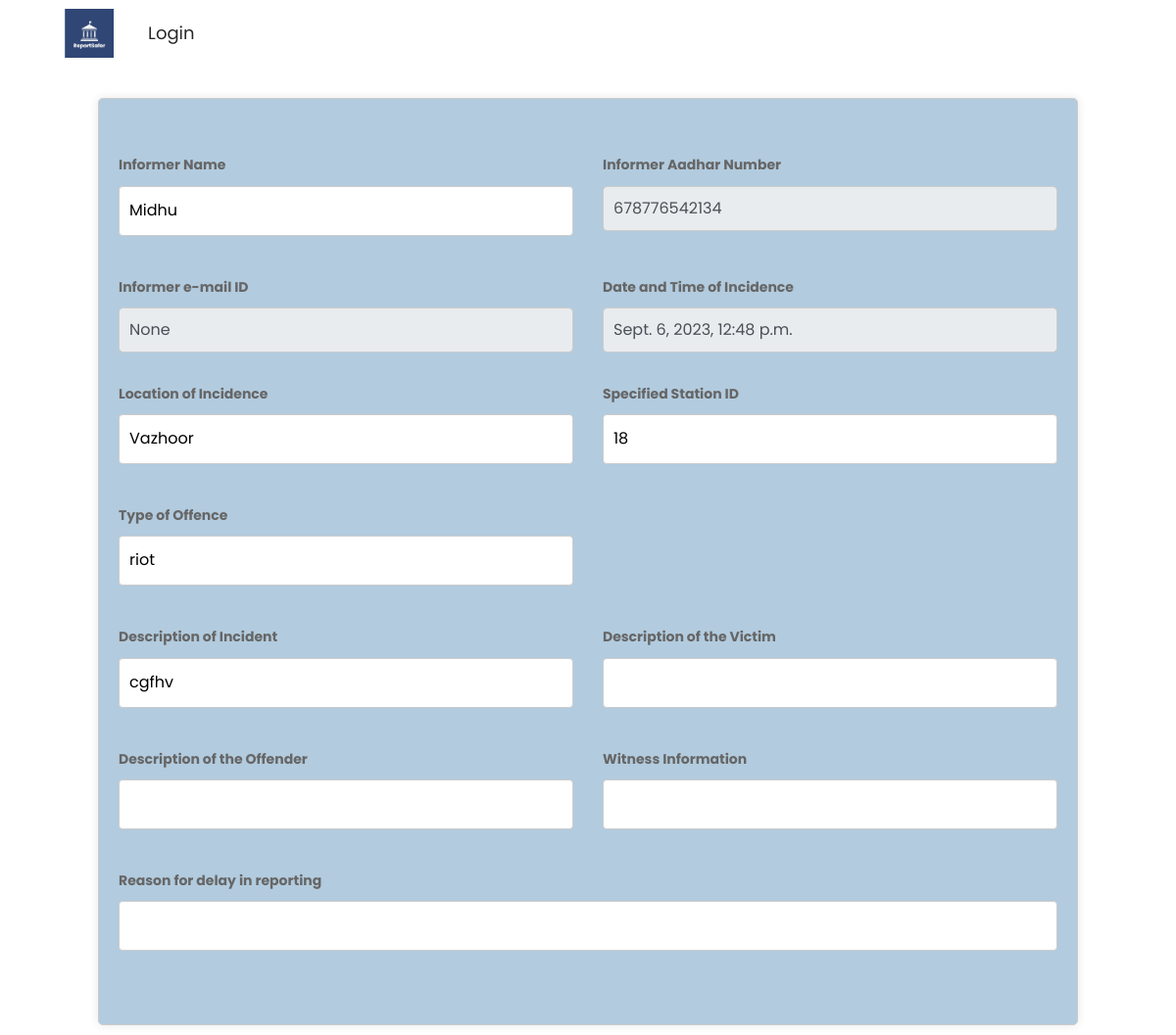
The page /view_public/1/ on the database its author committed.
### crimeapp/models.py (models this page shows, shortened)
class PublicReport(models.Model):
    info_name = models.CharField(max_length=100)
    mail = models.EmailField(null=True,blank=True)
    reporter_location = models.CharField(max_length=100)
    spec_location = models.ForeignKey(SpecLoc, on_delete=models.SET_NULL, null=True, blank=True)
    offen_type = models.CharField(max_length=100,null=True,blank=True)
    datetime = models.DateTimeField(null=True,blank=True)
    aadhno=models.CharField(max_length=12, default='')
    description = models.TextField()
    victimDescription = models.TextField(null=True,blank=True)
    witnessInformation = models.TextField(null=True,blank=True)
    offenderDescription = models.TextField(null=True,blank=True)
    delay = models.TextField(null=True,blank=True)
    list_user=models.ForeignKey(CustomUser,on_delete=models.CASCADE,null=True,blank=True)
    STATUS_CHOICES = (
        ('Reported', 'Reported'),
        ('Preliminary Investigation', 'Preliminary Investigation'),
        ('Inquiry and Investigation', 'Inquiry and Investigation'),
        ('Arrest and Detention', 'Arrest and Detention'),
        ('Case Closed', 'Case Closed'),
    )
    status = models.CharField(max_length=100, choices=STATUS_CHOICES, default='Reported')

### crimeapp/views.py (the view)
# urls.py: path('view_public/<int:crime_id>/', views.view_public, name='view_public'),
def view_public(request,crime_id):
    try:
        task=PublicReport.objects.get(id=crime_id)
        form=PublicForm(request.POST or None,instance=task)
        return render(request,'view_public.html',{'form':form})
    except PublicReport.DoesNotExist:
        task=PublicReport.objects.get(id=crime_id)
        form=PublicForm(request.POST or None,instance=task)
        return render(request,'view_public.html',{'form':form})

### crimeapp/forms.py
class PublicForm(forms.ModelForm):
    class Meta:
        model = PublicReport
        fields = '__all__'
        exclude = ['status']

### templates/view_public.html (shortened to what this page needs)
{% load static %}
<!DOCTYPE html>
<html lang="en">
   <head>
      <link rel="stylesheet" type="text/css" href="{% static 'css/bootstrap.min.css' %}">
      <link rel="stylesheet" type="text/css" href="{% static 'css/style.css' %}">
      <link rel="stylesheet" href="{% static 'css/responsive.css' %}">
      <link rel="stylesheet" href="{% static 'css/jquery.mCustomScrollbar.min.css' %}">
      <link rel="stylesheet" href="https://netdna.bootstrapcdn.com/font-awesome/4.0.3/css/font-awesome.css">
      <link href="https://cdnjs.cloudflare.com/ajax/libs/owl-carousel/1.3.3/owl.carousel.css" rel="stylesheet" />
   </head>
   <body style='font-family:Poppins,sans-serif;'>
      <div class="header_section">
         <div class="container-fluid">
            <nav class="navbar navbar-expand-lg navbar-light bg-light fixed-top-navbar">
               <a class="logo" href="{% url 'law_index' %}"><img style="width:50px; margin-left:50px;" src="{% static 'images/logo2.jpg' %}"></a>
               <div class="collapse navbar-collapse" id="navbarSupportedContent">
                  <ul class="navbar-nav mr-auto">
                     {% if user.is_authenticated %}
                     <li class="nav-item active">
                        <a class="nav-link" href="{% url 'index' %}">Home</a>
                     </li>
                     {% comment %} <li class="nav-item">
                        <a class="nav-link" href="{% url 'about' %}">About Us</a>
                     </li>
                     <li class="nav-item">
                        <a class="nav-link" href="{% url 'general' %}">General Information</a>
                     </li> {% endcomment %}
                     <li class="nav-item">
                        <a class="nav-link" href="{% url 'laws' %}">Laws</a>
                     </li>
                     <li class="nav-item">
                      <a class="nav-link" href="{% url 'gallery' %}">Gallery</a>
                      </li>
                     <li class="nav-item">
                        <a class="nav-link" href="{% url 'contact' %}">Contacts</a>
                     </li>
                     <div class="navbar-nav ml-auto">
                        <div class="nav-item dropdown">
                            <a href="#" class="nav-link dropdown-toggle" data-toggle="dropdown">Your Activity</a>
                            <div class="dropdown-menu">
                                <a href="{% url 'law_update_status' %}" class="dropdown-item">Manage Crime Status</a>
                            </div>
                        </div>
                    </div>
                     <li class="nav-item">
                     <a class="nav-link" href="{% url 'logout' %}">Logout</a><br>
                     </li>
                     <li class="nav-item">
                        <a class="nav-link" ><img style="width:30px;height:40px;" src= {% static "images/user.jpg" %}> {{ user.name }}</a>
                     {% else %}
                     <li class="nav-item">
                        <a class="nav-link" href="http://127.0.0.1:8000/law_login">Login</a>
                     </li>
                     {% endif %}
                  </ul>
               </div>
            </nav>
         </div>
      </div>
<form id="reportform" method="post" >
    <br>
    <div class="row">
        <div class="col-md-6">
            <div class="form-group">
                <label for="info_name">Informer Name</label>
                <input type="text" id="info_name" value="{{form.info_name.value}}" name="info_name" readonly/>
            </div>
        </div>
        <div class="col-md-6">
            <div class="form-group">
                <label for="aadhno">Informer Aadhar Number</label>
                <input type="text" name="aadhno" id="adnumber" value="{{form.aadhno.value}}" class="form-control" readonly/>
            </div>
        </div>
    </div>
    <div class="row">
        <div class="col-md-6">
            <div class="form-group">
                <label for="mail">Informer e-mail ID</label>
                <input type="text" name='mail' id="mail" value="{{form.mail.value}}" class="form-control" readonly/>
            </div>
        </div>
        <div class="col-md-6">
            <div class="form-group">
                <label for="datetime">Date and Time of Incidence</label>
                <input type="text" id="datetime" name="datetime" value="{{form.datetime.value}}" class="form-control" readonly/>
            </div>
        </div>
    </div>
      <div class="row">
        <div class="col-md-6">
            <div class="form-group">
                <label for="reporter_location">Location of Incidence</label>
                <input type="text" name="reporter_location" id="reporter_location" value="{{form.reporter_location.value}}" readonly/>
            </div>
        </div>
        <div class="col-md-6">
            <div class="form-group">
                <label for="spec_location">Specified Station ID</label>
                <input type="text" id="spec_location" name="spec_location" value="{{form.spec_location.value}}" readonly/>
            </div>
        </div>
    </div>
    <div class="row">
        <div class="col-md-6">
            <div class="form-group">
                <label for="offen_type">Type of Offence</label>
                    <input type="text" id="offen_type" name="offen_type" value="{{form.offen_type.value}}" readonly/>
            </div>
        </div>
    </div>
    <div class="row">
        <div class="col-md-6">
            <div class="form-group">
                <label for="description">Description of Incident</label>
                <input type="text" id="description" name="description" value="{{form.description.value}}" readonly/>
            </div>
        </div>
        <div class="col-md-6">
            <div class="form-group">
                <label for="victimDescription">Description of the Victim</label>
                <input type="text" id="victimDescription" name="victimDescription" value="{{form.victimDescription.value}}" readonly/>
            </div>
        </div>
    </div>
    <div class="row">
        <div class="col-md-6">
            <div class="form-group">
                <label for="offenderDescription">Description of the Offender</label>
                <input type="text" id="offenderDescription" name="offenderDescription" value="{{form.offenderDescription.value}}" readonly/>
            </div>
        </div>
        <div class="col-md-6">
            <div class="form-group">
                <label for="witnessInformation">Witness Information</label>
                <input type="text" id="witnessInformation" name="witnessInformation" value="{{form.witnessInformation.value}}" readonly/>
            </div>
        </div>
    </div>
    <div class="form-group">
        <label for="delay">Reason for delay in reporting</label>
        <input type="text" id="delay" name="delay" value="{{form.delay.value}}" readonly/>
    </div>
<br>
</form>

### static/css/style.css (style rules this page uses)
* { box-sizing: border-box !important; transition: ease all 0.5s; }
html { scroll-behavior: smooth; }
body { color: #666666; font-size: 14px; font-family: 'Poppins', sans-serif; line-height: 1.80857; font-weight: normal; overflow-x: hidden; background: #ffffff !important; }
a { color: #1f1f1f; text-decoration: none !important; outline: none !important; -webkit-transition: all .3s ease-in-out; -moz-transition: all .3s ease-in-out; -ms-transition: all .3s ease-in-out; -o-transition: all .3s ease-in-out; transition: all .3s ease-in-out; }
*, *::after, *::before { -webkit-box-sizing: border-box; -moz-box-sizing: border-box; box-sizing: border-box; }
ul, li, ol { margin: 0px; padding: 0px; list-style: none; }
a { color: #222222; text-decoration: none; outline: none !important; }
a, .btn { text-decoration: none !important; outline: none !important; -webkit-transition: all .3s ease-in-out; -moz-transition: all .3s ease-in-out; -ms-transition: all .3s ease-in-out; -o-transition: all .3s ease-in-out; transition: all .3s ease-in-out; }
img { max-width: 100%; height: auto; }
.bg-light { background-color: #ffffff !important; }
.logo { width: 9%; float: left; }
.navbar-light .navbar-nav .nav-link { color: #282828; font-size: 18px; }
.navbar-expand-lg .navbar-nav .nav-link { padding: 10px 30px; text-align: center; }
.fixed-top-navbar { position: fixed; top: 0; left: 0; right: 0; z-index: 1000; }

### static/css/icomoon.css (style rules this page uses)
body { background: #fff; }

### rows shown on the page
PublicReport: info_name "Midhu", aadhno "678776542134", reporter_location "Vazhoor", offen_type "riot", description "cgfhv"
